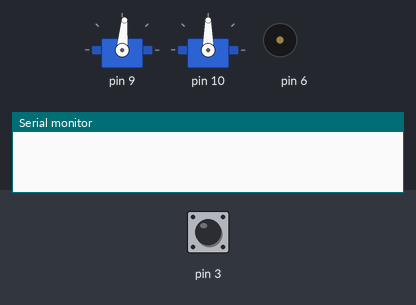
The program below on a simulated Arduino Uno, built with avr-gcc and run on an emulated ATmega328P. Parts: 2 × servo, buzzer (waves = sounding), the last lines printed to the serial monitor. The inputs (shaded band) are chosen by the test bench; at power-on: pin 3 HIGH. Random numbers use the default seed unless the program sets one.

Above: at 1.2 s.
1.3 s: pin 3 pulled LOW for 0.15 s
At 1.8 s:
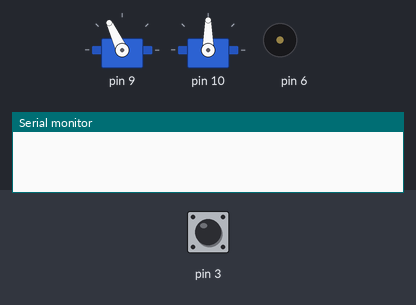
At 4.03 s:
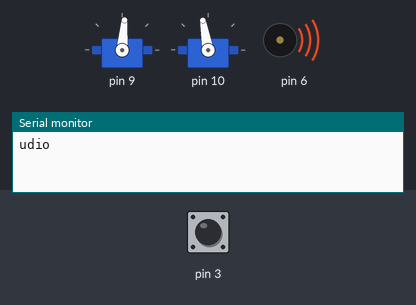
Timing chart, 0 to 6.1 s (numbered marks = the images above; inputs shaded):
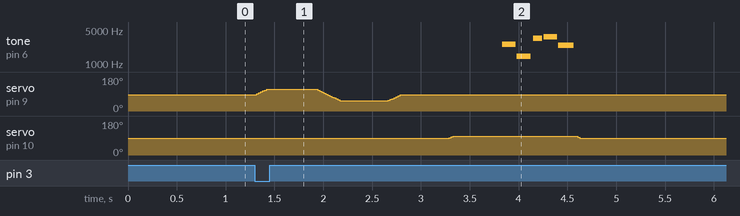

Measured:
- after the input at 1.3 s, tone on pin 6: plays 2549 Hz for 0.14 s, 1430 Hz for 0.14 s, 3378 Hz for 0.09 s, 3640 Hz for 0.14 s, 2442 Hz for 0.16 s, starting after 2.5 s; servo on pin 10: 90° → 100° after 2.0 s, → 90° 1.3 s later

The program:

main.cpp
```cpp
#include <Arduino.h>
#include <Servo.h>
#include <ServoMotor.h>
#include <ButtonControl.h>
#include <BuzzerControl.h>

ServoMotor twistServo;
ServoMotor tiltServo;
BuzzerControl buzzControl;
ButtonControl buttonControl;

void twistHead(){
  // Serial.println("        Start adding movement");
  const int twistDelay = 500;
  const int neutralPosition = 90;
  const int twistAngle = 30;
  const int tiltAngle = 10;
  // twist form 90 to 120
  twistServo.Move(neutralPosition - 5 + twistAngle);
  delay(twistDelay);
  // twist from 120 to 60
  twistServo.Move(neutralPosition- 5 - twistAngle);
  delay(twistDelay);
  // twist from 60 to 90
  twistServo.Move(neutralPosition- 5);
  delay(twistDelay);
  // tilt from 90 to 110
  tiltServo.Move(neutralPosition + tiltAngle);
  delay(twistDelay);
  // sound
  buzzControl.Beep();
  // tilt from 110 to 90
  tiltServo.Move(neutralPosition);
  // Serial.println("        Finished adding movement");
}

void setup() {
  Serial.begin(9600);
  twistServo.Set(9, 90-5, 4);  // attaches the servo on pin 9 to the servo object
  tiltServo.Set(10, 90, 4);  // attaches the servo on pin 9 to the servo object
  buzzControl.Set(6); // set pin 6 for the buzzer
  buttonControl.Set(3); // set pin 3 for the button
}

void loop() {
  if(buttonControl.ButtonPressed()){
    twistHead();
  }
}
```

ButtonControl.h
```cpp
class ButtonControl
{
    int buttonPin;
    int butVal;
    int oldVal;
public:
    void Set(int bp)
    {
        buttonPin = bp;
        pinMode(buttonPin, INPUT_PULLUP);
        butVal = HIGH;
        oldVal = HIGH;
    }

    bool ButtonPressed()
    {
        butVal = digitalRead(buttonPin);
        bool retV = false;
        if (butVal == LOW && butVal != oldVal)
        {
            retV = true;
        }
        oldVal = butVal;
        return retV;
    }
};
```

BuzzerControl.h
```cpp
class BuzzerControl
{
    int buzzerPin;
public:
    void Set(int bp)
    {
        buzzerPin = bp;
        pinMode(buzzerPin, OUTPUT);
    }

    void Beep()
    {
        Serial.println("test audio" + buzzerPin);
        int d2;
        int k = random(3, 6);
        for (int i = 0; i <= k; i++)
        {
            int l = random(-1700, 1000);
            int d1 = random(70, 170);
            d2 = random(0, 30);
            tone(buzzerPin, 3000 + l);
            delay(d1);
            noTone(buzzerPin);
            delay(d2);
        }

        noTone(buzzerPin);
    }

    void Beep2(int newTone)
    {
        if (newTone < 0)
            noTone(buzzerPin);
        else
            tone(buzzerPin, newTone);
    }

    int getPin(){
        return buzzerPin;
    }

};
```

ServoMotor.h
```cpp
class ServoMotor {
  Servo motor; //variable to control the servomotor
  int angle; //current angle of the motor
  int rotationDelay; //delay in milliseconds after every movement

public:
  void Move2(int toAngle){
    angle = toAngle;
    motor.write(toAngle);
  }

  void Set(int Pin, int Angle, int RotDelay){
    motor.attach(Pin);
    angle = Angle;
    motor.write(Angle);
    rotationDelay = RotDelay;
  }

  //Moves the motor from angle to toAngle by dividing the diference in
  //multiple steps and performing a short delay after every step for
  //a smoother movement
  void Move(int toAngle){
    //set the direction of the rotation
    int d = toAngle > angle ? 1 : -1;
    //number degrees to reach toAngle
    int steps = (toAngle - angle)*d;
    //move and delay at every step
    for (int i = 0; i < steps; i++){
      angle += d;
      motor.write(angle);
      delay(rotationDelay);
    }
  }

  int getAngle()
  {
    return angle;
  }

  int getDelay()
  {
    return rotationDelay;
  }
};
```
